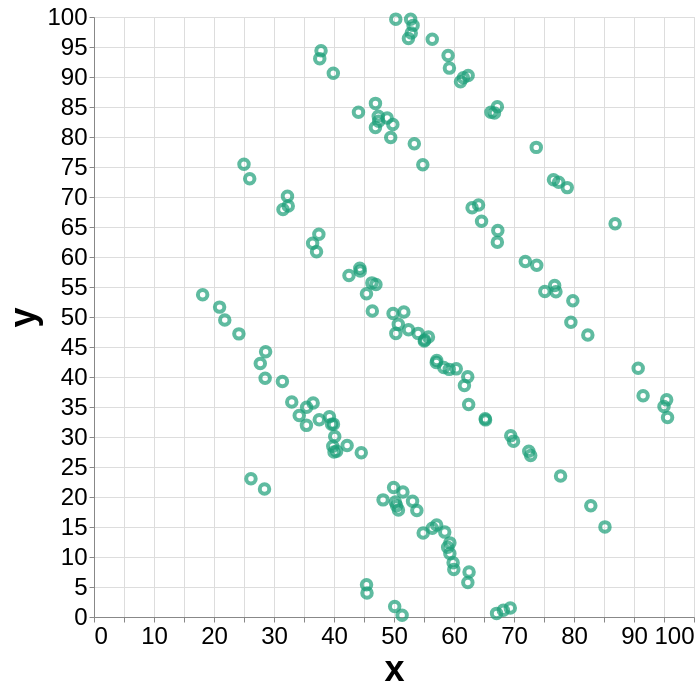

Write the Vega-Lite specification saved for this chart.
### Vega-Lite specification from a JSON file in a GitHub repository (floating-point values rounded to 4 significant figures; data arrays with more than 128 entries replaced by an {"elided": "..."} marker saying what was removed)
{"config": {"view": {"width": 400, "height": 300}, "mark": {"tooltip": null}, "axis": {"labelFontSize": 24, "titleFontSize": 36}}, "data": {"name": "data-6a92cd99651782c4fa38a7408b120d01"}, "mark": {"type": "point", "color": "#1b9e77"}, "encoding": {"size": {"value": 90}, "strokeWidth": {"value": 4}, "x": {"type": "quantitative", "field": "x"}, "y": {"type": "quantitative", "field": "y"}}, "height": 600, "width": 600, "$schema": "https://vega.github.io/schema/vega-lite/v5.json", "datasets": {"data-6a92cd99651782c4fa38a7408b120d01": {"elided": "142 records"}}}
